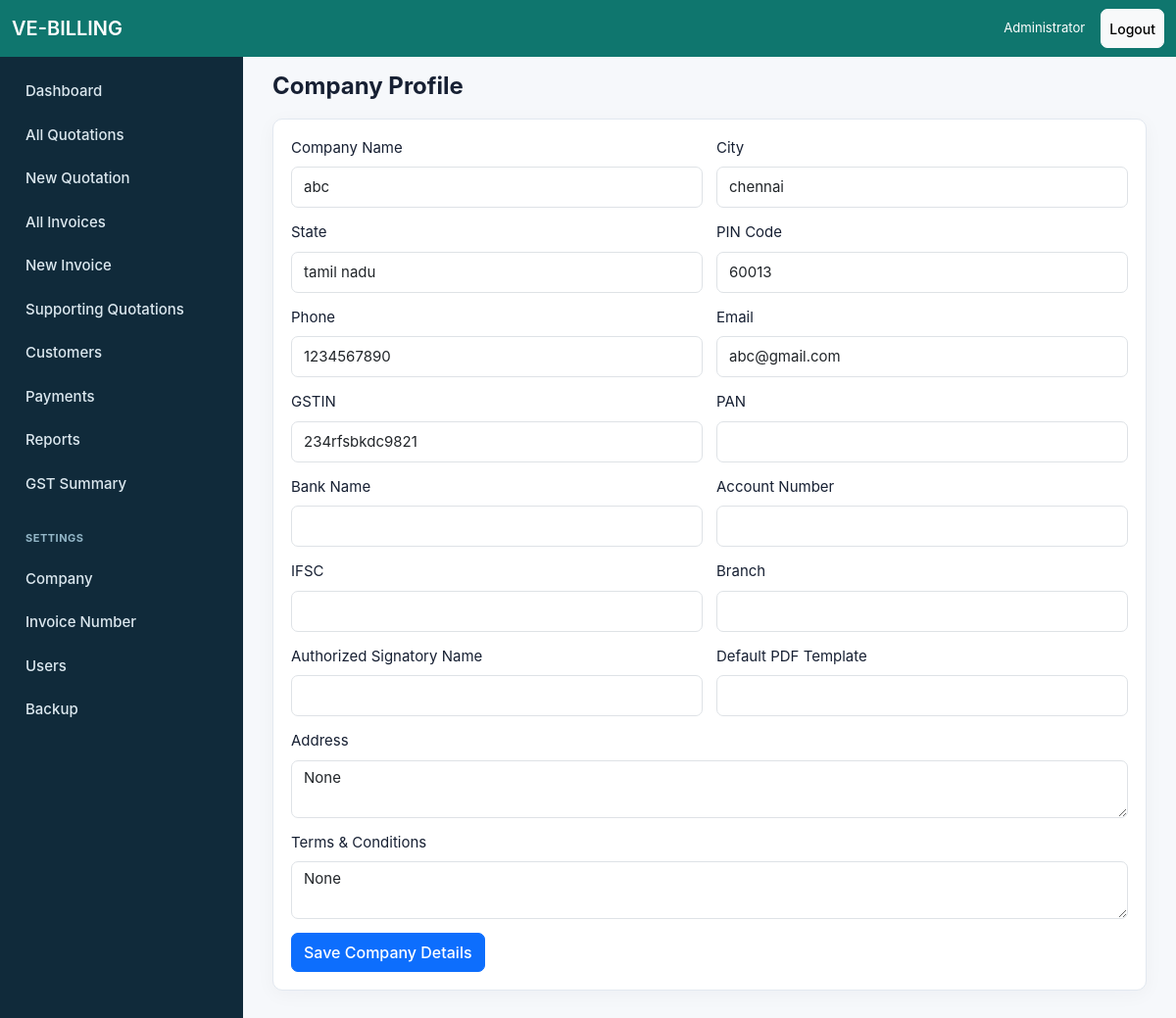
The page /settings/company (signed in) on the database its author committed.
### models/core.py (models this page shows)
class TimestampMixin:
    created_at = db.Column(db.DateTime, default=datetime.utcnow, nullable=False)
    updated_at = db.Column(db.DateTime, default=datetime.utcnow, onupdate=datetime.utcnow)

class User(UserMixin, TimestampMixin, db.Model):
    id = db.Column(db.Integer, primary_key=True)
    name = db.Column(db.String(120), nullable=False)
    username = db.Column(db.String(80), unique=True, nullable=False)
    email = db.Column(db.String(160), unique=True, nullable=False)
    password_hash = db.Column(db.String(255), nullable=False)
    role = db.Column(db.String(20), default="staff", nullable=False)
    active = db.Column(db.Boolean, default=True, nullable=False)
    @property
    def is_active(self):
        return self.active

class CompanySetting(TimestampMixin, db.Model):
    id = db.Column(db.Integer, primary_key=True)
    company_name = db.Column(db.String(180), default="Your Company")
    logo_path = db.Column(db.String(255))
    address = db.Column(db.Text, default="")
    city = db.Column(db.String(80), default="")
    state = db.Column(db.String(80), default="")
    pin_code = db.Column(db.String(20), default="")
    phone = db.Column(db.String(40), default="")
    email = db.Column(db.String(160), default="")
    gstin = db.Column(db.String(30), default="")
    pan = db.Column(db.String(20), default="")
    bank_name = db.Column(db.String(120), default="")
    account_number = db.Column(db.String(60), default="")
    ifsc = db.Column(db.String(30), default="")
    branch = db.Column(db.String(120), default="")
    terms = db.Column(db.Text, default="")
    signatory_name = db.Column(db.String(120), default="")
    signature_path = db.Column(db.String(255))
    default_pdf_template = db.Column(db.String(80), default="standard")

### routes/main.py (the view, shortened to what this page needs)
@main_bp.route("/settings/company", methods=["GET", "POST"])
@login_required
def company_settings():
    if not admin_required():
        return redirect(url_for("main.dashboard"))
    company = CompanySetting.query.first() or CompanySetting()
    return render_template("settings_company.html", company=company)

### app.py (called while the page is built)
@login_manager.user_loader
def load_user(user_id):
    return db.session.get(User, int(user_id))

### routes/main.py (called while the page is built)
@main_bp.context_processor
def inject_globals():
    return {"today": date.today(), "is_admin": current_user.is_authenticated and current_user.role == "admin"}

def admin_required():
    if current_user.role != "admin":
        flash("Admin access required.", "warning")
        return False
    return True

### templates/settings_company.html (shortened to what this page needs)
{% extends "base.html" %}
{% block content %}
<div class="page-head"><h1>Company Profile</h1></div>
<section class="panel">
  <form class="grid-form" method="post">
    {% for name,label in [('company_name','Company Name'),('city','City'),('state','State'),('pin_code','PIN Code'),('phone','Phone'),('email','Email'),('gstin','GSTIN'),('pan','PAN'),('bank_name','Bank Name'),('account_number','Account Number'),('ifsc','IFSC'),('branch','Branch'),('signatory_name','Authorized Signatory Name'),('default_pdf_template','Default PDF Template')] %}
    <div><label class="form-label">{{ label }}</label><input class="form-control" name="{{ name }}" value="{{ company|attr(name) or '' }}"></div>
    {% endfor %}
    <div class="wide"><label class="form-label">Address</label><textarea class="form-control" name="address">{{ company.address }}</textarea></div>
    <div class="wide"><label class="form-label">Terms & Conditions</label><textarea class="form-control" name="terms">{{ company.terms }}</textarea></div>
    <div class="wide"><button class="btn btn-primary">Save Company Details</button></div>
  </form>
</section>
{% endblock %}

### templates/base.html (shortened to what this page needs)
<!doctype html>
<html lang="en">
<head>
  <link href="https://cdn.jsdelivr.net/npm/bootstrap@5.3.3/dist/css/bootstrap.min.css" rel="stylesheet">
  <link rel="stylesheet" href="{{ url_for('static', filename='css/app.css') }}">
</head>
<body>
{% if current_user.is_authenticated %}
<nav class="navbar navbar-dark app-topbar fixed-top">
  <div class="container-fluid">
    <a class="navbar-brand fw-semibold" href="{{ url_for('main.dashboard') }}">VE-BILLING</a>
    <div class="d-flex align-items-center gap-3 text-white small">
      <span class="d-none d-sm-inline">{{ current_user.name }}</span>
      <a class="btn btn-sm btn-light" href="{{ url_for('auth.logout') }}">Logout</a>
    </div>
  </div>
</nav>
<aside class="sidebar d-none d-lg-flex">
  {% include "partials/nav.html" %}
</aside>
{% endif %}
<main class="{% if current_user.is_authenticated %}app-main{% else %}auth-main{% endif %}">
  <div class="container-fluid">
    {% block content %}{% endblock %}
  </div>
</main>
</body>
</html>

### static/css/app.css (style rules this page uses)
:root { --teal:#0f766e;--teal-dark:#0d5e58;--ink:#172033;--muted:#64748b;--line:#e2e8f0;--bg:#f6f8fb }
* { letter-spacing:0;box-sizing:border-box }
body { background:var(--bg);color:var(--ink);font-size:15px;font-family:-apple-system,BlinkMacSystemFont,"Segoe UI",Roboto,Helvetica,Arial,sans-serif;-webkit-tap-highlight-color:transparent }
.app-topbar { background:var(--teal);height:58px;z-index:1030 }
.sidebar { position:fixed;top:58px;bottom:0;left:0;width:248px;background:#102a3a;overflow-y:auto;z-index:1020 }
.app-main { padding:74px 18px 28px;margin-left:248px;min-height:100vh }
.login-card,.panel,.metric { background:#fff;border:1px solid var(--line);border-radius:10px;box-shadow:0 4px 20px rgba(15,23,42,.04) }
.page-head { display:flex;justify-content:space-between;gap:14px;align-items:center;margin-bottom:18px;flex-wrap:wrap }
.page-head h1 { font-size:24px;font-weight:700;margin:0 }
.panel { padding:18px;margin-bottom:18px }
.grid-form { display:grid;grid-template-columns:repeat(2,minmax(0,1fr));gap:14px }
.grid-form .wide { grid-column:1/-1 }
.btn { border-radius:7px;min-height:40px;font-weight:500;display:inline-flex;align-items:center;justify-content:center }
.form-control,.form-select { border-radius:7px;min-height:42px;font-size:15px }

### rows shown on the page
User: name "Administrator"
CompanySetting: Name "abc" "chennai" "tamil nadu" "60013" "1234567890" "abc@gmail.com" "234rfsbkdc9821", address "None", terms "None"

### other values the page prints
{{ label }} "Company Name" "City" "State" "PIN Code" "Phone" "Email" "GSTIN" "PAN" "Bank Name" "Account Number" "IFSC" "Branch" "Authorized Signatory Name" "Default PDF Template"
